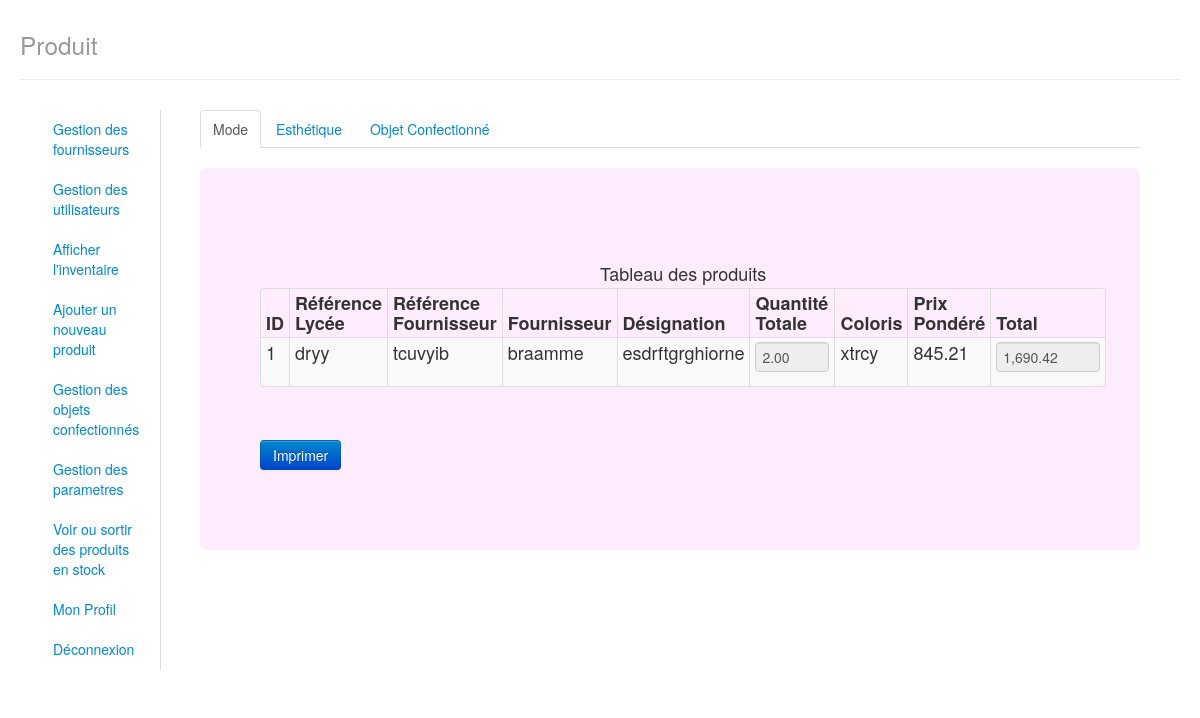
Before: /Accueil1.php (signed in) with the older database file.
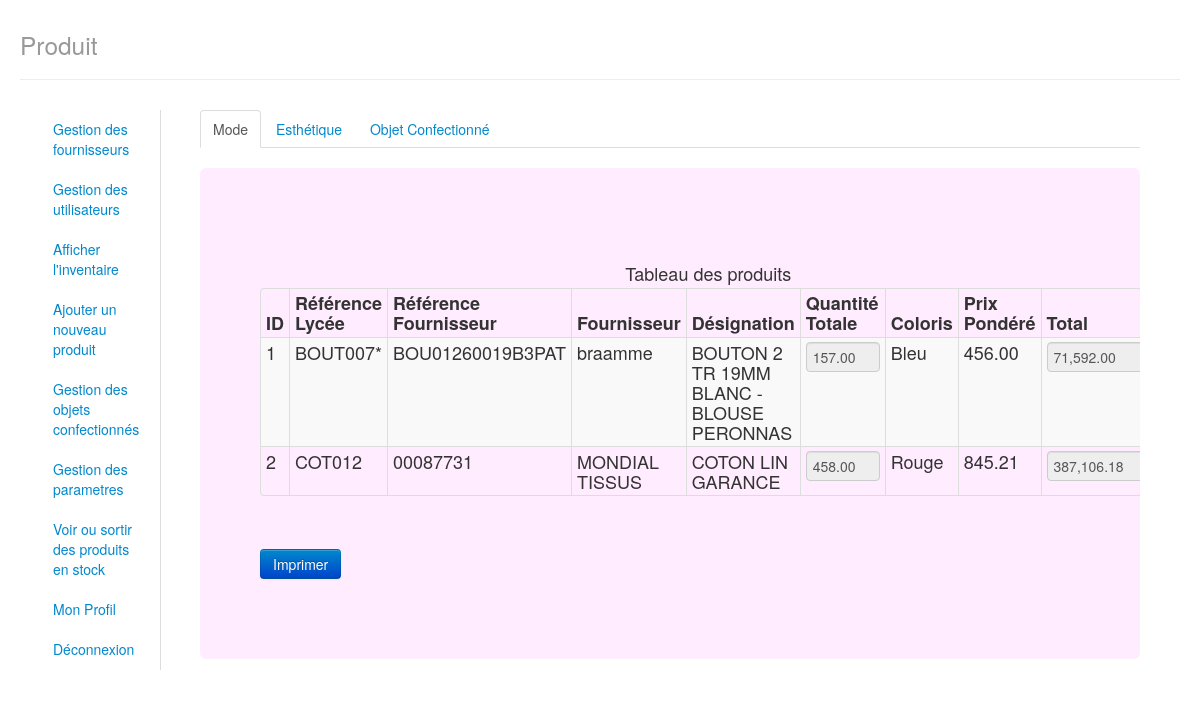
After: the same page with the newer database file.
### tables this page shows
CREATE TABLE IF NOT EXISTS `menu` (
  `Idtype` int(3) NOT NULL,
  `IdLien` int(3) NOT NULL,
  PRIMARY KEY (`Idtype`,`IdLien`),
  KEY `IdLien` (`IdLien`)
);

CREATE TABLE IF NOT EXISTS `lien` (
  `Id` int(3) NOT NULL AUTO_INCREMENT,
  `Adresse` char(30) NOT NULL,
  `Details` char(60) NOT NULL,
  PRIMARY KEY (`Id`)
);

CREATE TABLE IF NOT EXISTS `produit` (
  `RefLycee` varchar(30) NOT NULL,
  `Id` int(3) NOT NULL,
  `RefFournisseur` varchar(30) NOT NULL,
  `Designation` varchar(100) NOT NULL,
  `IdUniteAchat` int(3) NOT NULL,
  `IdFournisseur` int(3) NOT NULL,
  `QuantiteTotal` decimal(10,2) NOT NULL,
  `Obselete` tinyint(1) NOT NULL,
  `StockAlerte` int(2) NOT NULL,
  `PUTTCPondere` decimal(10,2) NOT NULL,
  `Coloris` char(15) NOT NULL,
  `IdSection` int(3) NOT NULL,
  `StockInitial` int(2) NOT NULL,
  `PondereInitial` decimal(10,2) NOT NULL,
  PRIMARY KEY (`RefLycee`),
  KEY `IdFournisseur` (`IdFournisseur`),
  KEY `IdSection` (`IdSection`),
  KEY `IdUniteAchat` (`IdUniteAchat`)
);

CREATE TABLE IF NOT EXISTS `fournisseurs` (
  `Id` int(3) NOT NULL AUTO_INCREMENT,
  `Nom` char(30) NOT NULL,
  PRIMARY KEY (`Id`)
);

### connexion.php (called while the page is built, shortened)
<?php
function connexion_base($annee)
{
    try
    {
        $bdd = new PDO('mysql:host=localhost;dbname='.$annee.'','root','') or die(print_r($bdd->errorInfo()));
        $bdd->setAttribute(PDO::ATTR_ERRMODE, PDO::ERRMODE_EXCEPTION);
        $bdd->exec('SET NAMES utf8');
        return $bdd;
    }
    catch(Exception $e)
    {
        die('erreur: ' . $e->getMessage());
    }
}
?>

### menu.class.php (called while the page is built, shortened)
<?php
class Menu
{
    private  static $bdd;
    function __construct()
    {
        Menu::$bdd=connexion_base($_SESSION['annee']);
        Menu::$bdd->query("SET CHARACTER SET utf8");
    }
    function affiche_menu()
    {
        $req="SELECT * From typeuser INNER JOIN menu ON typeuser.Id=menu.Idtype INNER JOIN lien ON menu.IdLien=lien.Id WHERE typeuser.Id=".$_SESSION['type'].";" ;
        $rs = Menu::$bdd->query($req);
        return $result = $rs->fetchAll();
    }
}
?>

### produit.class.php (called while the page is built, shortened)
<?php
include('connexion.php');
    class Produit
{
        private  static $bdd;
	public function __construct()
       {
            Produit::$bdd=connexion_base($_SESSION['annee']);
            Produit::$bdd->query("SET CHARACTER SET utf8");
	}
        public function GetValorisationStockMODE()
        {
            try
           {
            $requete = "SELECT Produit.Id, RefLycee, RefFournisseur, Fournisseurs.Nom, Designation, QuantiteTotal, PUTTCPondere, Coloris, PondereInitial,
                       (QuantiteTotal*PUTTCPondere) As Total From Produit inner join Fournisseurs on Produit.IdFournisseur = Fournisseurs.Id
                        Where IdSection = 2";
            $rs = Produit::$bdd->query($requete);
            return $laLigne = $rs->fetchAll();
           }
           catch (Exception $e)
           {
                echo 'Échec lors de la connexion : ' . $e->getMessage();
           }
        }
}
?>

### Accueil1.php (the view, shortened to what the changed rows need)
<!DOCTYPE html>
<?php
include('produit.class.php');
$produit = new produit();
?>
<html>
    <head>
               <link rel="stylesheet"   media="screen" href="css/bootstrap-responsive.min.css">
        <link rel="stylesheet"   media="screen" href="css/bootstrap.min.css">
        <link rel="stylesheet" media="print" href="css/print.css" type="text/css">
    </head>
    <body>
        <div class="container-fluid">
            <div class="page-header">
                <h1><small>Produit</small></h1>
            </div>
            <?php include('Menu.php');?>
            <div class="span12">
                <div class="tab-content">
                    <div class="tab-pane active">
                        <div class="hero-unit" style="background-color: #FFECFF">
                            <div class="row-fluid">
                                <form  method="POST" action="Inventaire2.php">
                                <table class="table table-bordered table-striped table-condensed">
                                    <caption> Tableau des produits </caption>
                        <thead>
                                    <tr>
                                        <th>
                                            ID
                                        </th>
                                        <th>
                                            Référence Lycée
                                        </th>
                                        <th>
                                            Référence Fournisseur
                                        </th>
                                        <th>
                                            Fournisseur
                                        </th>
                                        <th>
                                            Désignation
                                        </th>
                                        <th>
                                            Quantité Totale
                                        </th>
                                        <th>
                                            Coloris
                                        </th>
                                        <th>
                                            Prix Pondéré
                                        </th>
                                        <th>
                                            Total
                                        </th>
                                    </tr>
                                </thead>
                                <tbody>
                                    <?php
                                        $Resultat = $produit->GetValorisationStockMODE();
                                        $nb=0;
                                        foreach ($Resultat as $value)
                                        {?>
                                                <tr>
                                                    <td><?php
                                                    echo $value["Id"];
                                                    ?><input type="hidden" name="id[]" id="id" value="<?php echo $value["Id"] ?>">
                                                   <?php
                                                    echo "</td>";
                                                    echo "<td>";
                                                    echo $value["RefLycee"];
                                                    echo "</td>";
                                                    echo "<td>";
                                                    echo $value["RefFournisseur"];
                                                    echo "</td>";
                                                    echo "<td>";
                                                    echo $value["Nom"];
                                                    echo "</td>";
                                                    echo "<td>";
                                                    echo $value["Designation"];
                                                    echo "</td>";
                                                    echo "<td>";
                                                    ?>
                                                        <div class="controls">
                                                            <input type="text" name="QuantiteTotal[]" class="input-mini"  disabled="disabled" id="QuantiteTotal<?php echo $nb ?>" value="<?php echo $value["QuantiteTotal"] ?>"
                                                             OnKeyUp="javascript:calcul(<?php echo $nb?>);">
                                                        </div>
                                                    <?php
                                                    echo "</td>";
                                                    echo "<td>";
                                                    echo $value["Coloris"];
                                                    echo "</td>";
                                                    echo "<td>";
                                                    echo $value["PUTTCPondere"];
                                                    ?><input type="hidden" name="PUTTCPondere[]" id="PUTTCPondere<?php echo $nb ?>" value="<?php echo $value["PUTTCPondere"] ?>">
                                                   <?php
                                                    echo "</td>";
                                                    echo "<td>";
                                                    ?>
                                                        <div class="controls">
                                                            <input type="text" name="Total" class="input-small" disabled="disabled" id="Total<?php echo $nb ?>"  value="<?php echo number_format($value['Total'],2) ?>">
                                                        </div>
                                                    <?php
                                                    echo "</td>";
                                                echo "</tr>";
                                                $nb=$nb+1;
                                        }
                                    ?>
                                </tbody>
                                    <br>
                                </table>
                                <br>
                                </form>
                            </div>
                        </div>
                    </div>
                </div>
                </div>
        </div>
    </body>
</html>

### Menu.php (shortened to what the changed rows need)
<!DOCTYPE html>
<?php
include('menu.class.php');
?>
        <div class="menu">
<div class="span2 tabbable tabs-left full-height">
    <ul class='nav nav-tabs full-height' id="TabModal">
                    <?php
                    $page= pathinfo($_SERVER['PHP_SELF']);
                    $menu=new Menu();
                    $lesMenus=$menu->affiche_menu();
                    foreach ($lesMenus as $UnMenu)
                     {
                        ?><li <?php if($page['basename']==$UnMenu['Adresse']) {echo "class='active'";}?>><a href="<?php echo $UnMenu['Adresse']?>"><?php echo $UnMenu['Details']?></a></li>
                        <?php
                     }?>
    </ul>
</div>
        </div>

Changed rows visible on the page:
removed produit: Id "1", RefLycee "dryy", RefFournisseur "tcuvyib", IdFournisseur.Nom "braamme", Designation "esdrftgrghiorne", QuantiteTotal "2.00", Coloris "xtrcy", PUTTCPondere "845.21", Total "1,690.42"
added produit: Id "1", RefLycee "BOUT007*", RefFournisseur "BOU01260019B3PAT", IdFournisseur.Nom "braamme", Designation "BOUTON 2 TR 19MM BLANC - BLOUSE PERONNAS", QuantiteTotal "157.00", Coloris "Bleu", PUTTCPondere "456.00", Total "71,592.00"
added produit: Id "2", RefLycee "COT012", RefFournisseur "00087731", IdFournisseur.Nom "MONDIAL TISSUS", Designation "COTON LIN GARANCE", QuantiteTotal "458.00", Coloris "Rouge", PUTTCPondere "845.21", Total "387,106.18"
